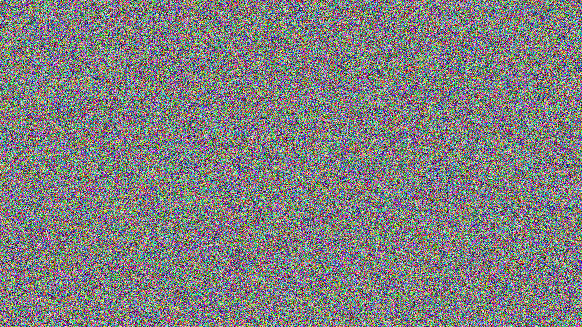
#> input picture cryptohack/general/XOR/Lemur XOR/img/flag_7ae18c704272532658c10b5faad06d74.png, 582 x 327 px
$ python lemur2.py
#> lines starting #> are read from the running program, lines starting #| are printed output that depends on the picture
# rumus buatan sendiri wok.
from PIL import Image, ImageChops

def get_xor(image_1, image_2):

    i1 = ImageChops.invert(image_1)
    i2 = ImageChops.invert(image_2)

    return ImageChops.invert(ImageChops.add(ImageChops.subtract(i2, i1), ImageChops.subtract(i1, i2)))

im2 = Image.open('img/flag_7ae18c704272532658c10b5faad06d74.png')
#> im2 is the input picture: PIL image 582x327 RGB; mean R, G, B 127.6, 127.5, 127.6
im1 = Image.open('img/lemur_ed66878c338e662d3473f0d98eedbd0d.png')
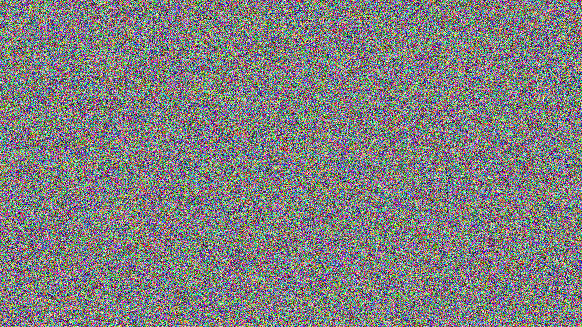
#> input picture cryptohack/general/XOR/Lemur XOR/img/lemur_ed66878c338e662d3473f0d98eedbd0d.png, 582 x 327 px
#> im1 is the input picture: PIL image 582x327 RGB; mean R, G, B 127.6, 127.3, 127.7

im3 = get_xor(im1, im2)
#> in get_xor, `i1 = ImageChops.invert(image_1)`:
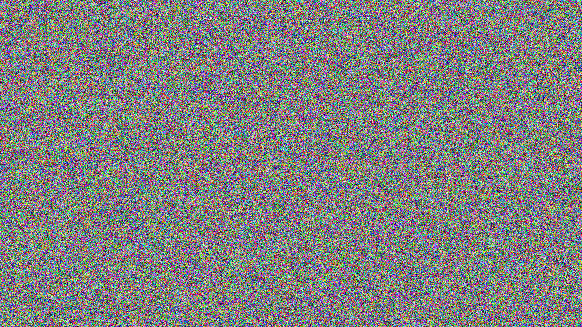
#> i1: PIL image 582x327 RGB; mean R, G, B 127.4, 127.7, 127.3
#> in get_xor, `i2 = ImageChops.invert(image_2)`:
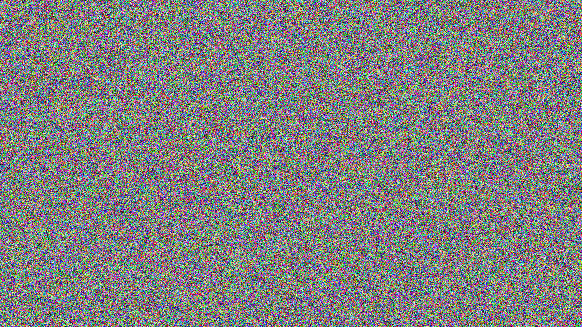
#> i2: PIL image 582x327 RGB; mean R, G, B 127.4, 127.5, 127.4
#> in get_xor, `return ImageChops.invert(ImageChops.add(ImageChops.subtract(i2, i1), I..`:
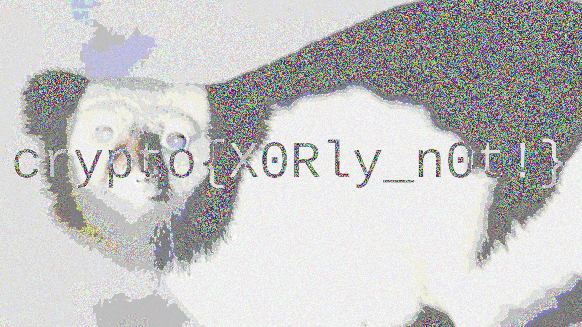
#> returned value: PIL image 582x327 RGB; mean R, G, B 195.5, 195.5, 195.3
im3.save("imageflag.png")
